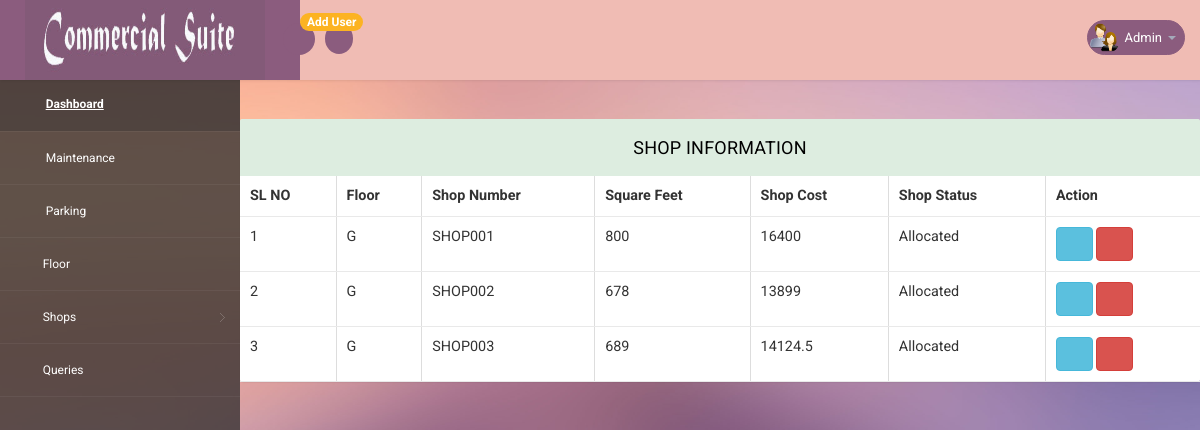
The app's page /admin/view_shop.php (signed in) with its own data.
### tables this page shows
CREATE TABLE IF NOT EXISTS `shops` (
  `shop_id` int(11) NOT NULL AUTO_INCREMENT,
  `apartment_id` int(11) NOT NULL,
  `floor` varchar(10) NOT NULL,
  `shop_no` varchar(20) NOT NULL,
  `sq-feet` varchar(10) NOT NULL,
  `shop_cost` double NOT NULL,
  `shop_status` varchar(20) NOT NULL,
  PRIMARY KEY (`shop_id`),
  KEY `apartment_id` (`apartment_id`)
);

### admin/view_shop.php (the view, shortened to what this page needs)
 <?php
    include 'con_db.php';
?>
<!DOCTYPE html>
<head>
<link rel="stylesheet" href="css/bootstrap.min.css" >
<link href="css/style.css" rel='stylesheet' type='text/css' />
<link href="css/style-responsive.css" rel="stylesheet"/>
<link rel="stylesheet" href="css/font.css" type="text/css"/>
<link href="css/font-awesome.css" rel="stylesheet">
<link rel="stylesheet" href="css/morris.css" type="text/css"/>
<link rel="stylesheet" href="css/monthly.css">
</head>
<body style="background-image:url('images/rohan/7.jpg')">
<section id="container">
<?php include('header.php'); ?>
<section id="main-content">
    <section class="wrapper">
        <div class="row">
                    <div class="col-lg-10"></div>
                    <?php $sr=mysqli_query($con,"SELECT sum(total_shop) FROM floor");
                          $row=mysqli_fetch_array($sr);
                          $tot_shop=$row[0];
                          $qr=mysqli_query($con,"SELECT * FROM shops");
                          $rws=mysqli_num_rows($qr);
                          if($rws<$tot_shop){?>
                    <div class="col-lg-2">
                               <a href="manage_shop.php" class="btn btn-info" title="Add Shop Information"><i class="fa fa-eye"></i>Add Shop Info</a>
                           </div>
                           <?php } else {?>
                    <div class="col-lg-2">
                    <?php } ?>
                </div>
                <br>
        <div class="row">
        <div class="col-md-6"></div>
            <div class="col-lg-12">
                    <section class="panel">
                               <header class="panel-heading">
                           Shop Information
                        </header>
                                    <table class="table table-bordered  table-hover" style="background-color:white" border="solid green 1px">
                                        <thead>
                                            <tr>
                                                <th>SL NO</th>
                                                <th>Floor</th>
                                                <th>Shop Number</th>
                                                <th>Square Feet</th>
                                                <th>Shop Cost</th>
                                                <th>Shop Status</th>
                                                <th>Action</th>
                                            </tr>
                                        </thead>
                                        <tbody>
                                         <?php $i=1;
                                          $sql=mysqli_query($con,"SELECT * FROM shops ORDER BY shop_no ASC");
                                            while($row=mysqli_fetch_array($sql))
                                            {
                                          ?>
                                            <tr class="tr-shadow">
                                                <td><?php echo $i++;  ?></td>
                                                <?php $fno =  $row['floor'];
                                                    if( $fno == 0){
                                                        ?>
                                                        <td ><?php echo 'G';  ?></td>
                                                   <?php  } else{?>
                                                <td ><?php echo $row['floor'];  ?></td>
                                            <?php }?>
                                                <td><?php echo $row['shop_no'];  ?></td>
                                                <td><?php echo $row['sq-feet'];  ?></td>
                                                <td><?php echo $row['shop_cost'];  ?></td>
                                                <td>
                                                    <span class="status--process" style="text-transform: capitalize;"><?php echo $row['shop_status'];  ?></span>
                                                </td>
                                                <td>
                                                    <div class="table-data-feature">
                                                        <a href="up_shop.php?id=<?php echo $row['shop_id']; ?>" class="btn btn-info" data-placement="top" title="Edit">
                                                            <i class="fa fa-edit"></i>
                                                        </a>
                                                        <a href="delete_shop.php?id=<?php echo $row['shop_id']; ?>" onclick="return confirm('Are you sure to delete'); " class="btn btn-danger" data-placement="top" title="Delete">
                                                            <i class="fa fa-trash"></i>
                                                        </a>
                                                    </div>
                                                </td>
                                            </tr>
                                           <?php } ?>
                                        </tbody>
                                    </table>
                                </div>
                            </div>
                        </div>
</section>
</section>
</section>
</body>
</html>

### admin/css/style.css (style rules this page uses)
html, body { font-family: 'Roboto', sans-serif; font-size: 100%; overflow-x: hidden; background: url(../images/bg.jpg) no-repeat 0px 0px; background-size:cover; color: #333; }
body a { transition: 0.5s all ease; -webkit-transition: 0.5s all ease; -moz-transition: 0.5s all ease; -o-transition: 0.5s all ease; -ms-transition: 0.5s all ease; text-decoration:none; }
#main-content { margin-left:240px; -webkit-transition:all .3s ease-in-out; -moz-transition:all .3s ease-in-out; -o-transition:all .3s ease-in-out; transition:all .3s ease-in-out; }
.wrapper { display:inline-block; margin-top:80px; padding:15px; width:100%; }
.panel-heading { position: relative; height: 57px; line-height: 57px; letter-spacing: 0.2px; color: #000; font-size: 18px; font-weight: 400; padding: 0 16px; background:#ddede0; border-top-right-radius: 2px; border-top-left-radius: 2px; text-transform: uppercase; text-align: center; }
.panel { border: none ! important; }
.table>thead>tr>th { border-bottom: 1px solid #e1ab91 ! important; }
.table>tbody>tr>td, .table>tbody>tr>th, .table>tfoot>tr>td, .table>tfoot>tr>th, .table>thead>tr>td, .table>thead>tr>th { border-bottom: 1px solid #e9e9e9 ! important; }
.table > thead > tr > th, .table > tbody > tr > th, .table > tfoot > tr > th, .table > thead > tr > td, .table > tbody > tr > td, .table > tfoot > tr > td { border-top: none !important; }
.table td, .table>tbody>tr>td, .table>tbody>tr>th, .table>tfoot>tr>td, .table>tfoot>tr>th, .table>thead>tr>td, .table>thead>tr>th { padding: 10px!important; }
.table > thead > tr > th, .table > tbody > tr > th, .table > tfoot > tr > th, .table > thead > tr > td, .table > tbody > tr > td, .table > tfoot > tr > td { font-size: 0.9em; color: #333; border-top: none !important; }

### records on screen
shops: floor "G", shop_no "SHOP001", value "800", shop_cost "16400", shop_status "Allocated"
shops: floor "G", shop_no "SHOP002", value "678", shop_cost "13899", shop_status "Allocated"
shops: floor "G", shop_no "SHOP003", value "689", shop_cost "14124.5", shop_status "Allocated"
